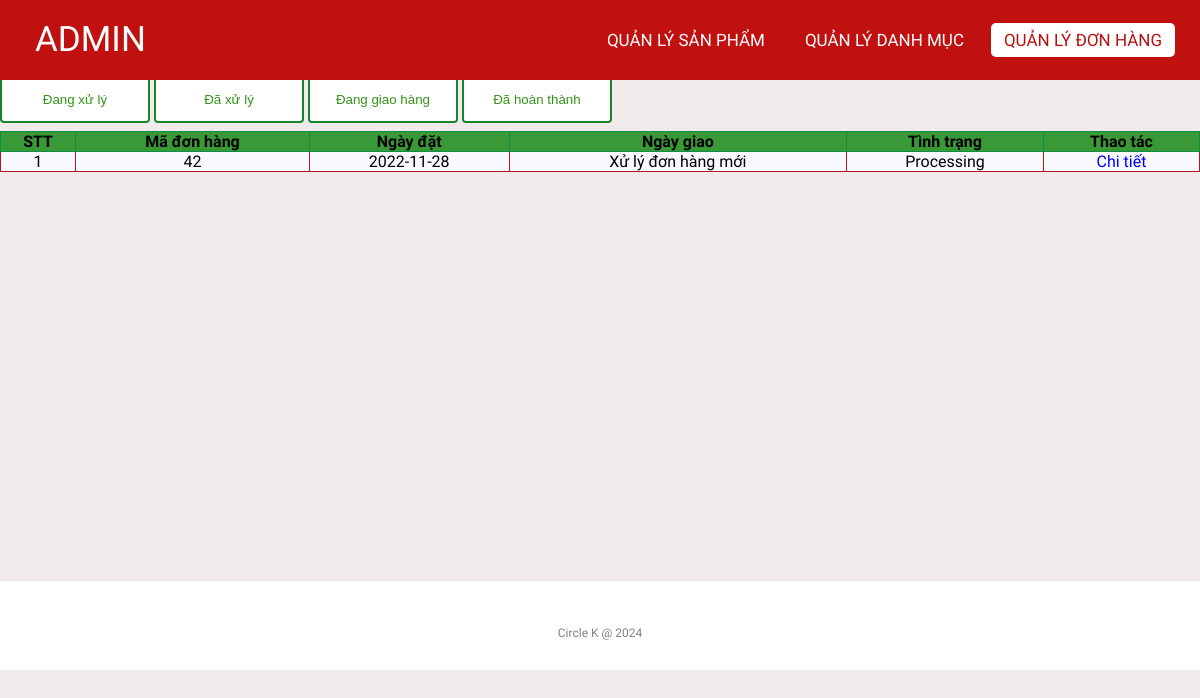
The page /admin/orderlist.php (signed in) on the database its author committed.
### tables this page shows
CREATE TABLE `orders` (
  `id` int(11) NOT NULL,
  `userId` int(11) NOT NULL,
  `createdDate` date NOT NULL,
  `receivedDate` date DEFAULT NULL,
  `status` varchar(20) NOT NULL
);

### lib/database.php (called while the page is built, shortened)
<?php
class Database extends PDO
{
  public $host   = DB_HOST;
  public $user   = DB_USER;
  public $pass   = DB_PASS;
  public $dbname = DB_NAME;
  public $link;
  private function connectDB()
  {
    $this->link = new mysqli(
      $this->host,
      $this->user,
      $this->pass,
      $this->dbname
    );
  }
  public function select($query)
  {
    $result = $this->link->query($query);
    if ($result->num_rows > 0) {
      return $result;
    } else {
      return false;
    }
  }
}

### classes/order.php (called while the page is built, shortened)
<?php
$filepath = realpath(dirname(__FILE__));
include_once($filepath . '/../lib/database.php');
?>
<?php
class order
{
    private $db;
    public function __construct()
    {
        $this->db = new Database();
    }
    public function getProcessingOrder()
    {
        $query = "SELECT * FROM orders WHERE status = 'Processing'";
        $mysqli_result = $this->db->select($query);
        if ($mysqli_result) {
            $result = mysqli_fetch_all($this->db->select($query), MYSQLI_ASSOC);
            return $result;
        }
        return false;
    }
}
?>

### admin/orderlist.php (the view, shortened to what this page needs)
<?php
include '../classes/order.php';
$order = new order();
$processingOrderList = $order->getProcessingOrder();
?>
<!DOCTYPE html>
<html lang="en">
<head>
    <link rel="stylesheet" href="css/style.css">
    <link rel="stylesheet" href="https://cdnjs.cloudflare.com/ajax/libs/font-awesome/5.15.4/css/all.min.css">
</head>
<body>
    <nav>
        <label class="logo">ADMIN</label>
        <ul>
            <li><a href="productlist.php">Quản lý Sản phẩm</a></li>
            <li><a href="categoriesList.php">Quản lý Danh mục</a></li>
            <li><a href="orderlist.php" class="active">Quản lý Đơn hàng</a></li>
        </ul>
    </nav>
    <div class="title">
        <h1>Danh sách đơn đặt hàng</h1>
    </div>
    <div class="container">
        <div class="tab">
            <button class="tablinks" onclick="openTab(event, 'Processing')">Đang xử lý</button>
            <button class="tablinks" onclick="openTab(event, 'Processed')">Đã xử lý</button>
            <button class="tablinks" onclick="openTab(event, 'Delivering')">Đang giao hàng</button>
            <button class="tablinks" onclick="openTab(event, 'Complete')">Đã hoàn thành</button>
        </div>
        <div id="Processing" class="tabcontent">
            <?php
            if ($processingOrderList) { ?>
                <table class="list">
                    <tr>
                        <th>STT</th>
                        <th>Mã đơn hàng</th>
                        <th>Ngày đặt</th>
                        <th>Ngày giao</th>
                        <th>Tình trạng</th>
                        <th>Thao tác</th>
                    </tr>
                    <?php $count = 1;
                    foreach ($processingOrderList as $key => $value) { ?>
                        <tr>
                            <td><?= $count++ ?></td>
                            <td><?= $value['id'] ?></td>
                            <td><?= $value['createdDate'] ?></td>
                            <td><?= ($value['status'] != "Processing") ? $value['receivedDate'] : "Xử lý đơn hàng mới" ?> <?=  ($value['status'] != "Complete" && $value['status'] != "Processing") ? "(Dự kiến)" : "" ?> </td>
                            <td><?= $value['status'] ?></td>
                            <td>
                                <a href="orderlistdetail.php?orderId=<?= $value['id'] ?>">Chi tiết</a>
                            </td>
                        </tr>
                    <?php }
                    ?>
                </table>
            <?php } else { ?>
                <h3>Chưa có đơn hàng nào đang xử lý</h3>
            <?php }
            ?>
        </div>
    </div>
    <footer>
        <p class="copyright">Circle K @ 2024</p>
    </footer>
</body>
</html>

### admin/css/style.css (style rules this page uses)
* { padding: 0; margin: 0; text-decoration: none; list-style: none; box-sizing: border-box; }
body { font-family: Mitr; background: rgb(240, 234, 234); }
nav { top: 0; position: fixed; background: #c11010; height: 80px; width: 100%; }
label.logo { color: white; font-size: 35px; line-height: 80px; padding: 0 35px; }
nav ul { float: right; margin-right: 20px; }
nav ul li { display: inline-block; line-height: 80px; margin: 0 5px; }
nav ul li a { color: white; font-size: 17px; padding: 7px 13px; border-radius: 3px; text-transform: uppercase; border-radius: 5px; transition: 0.5s; }
.active, a:hover { background-color: white; color: rgb(181, 18, 18); }
.container { margin-top: 30px; height: auto; }
.title { background-color: white; }
footer { padding: 30px 0; background-color:white; }
footer .copyright { margin-top: 15px; text-align: center; font-size: 12px; color: gray; }
.list { width: 100%; background-color: ghostwhite; padding: 10px; border-collapse: collapse; }
th { background-color: rgb(58, 153, 55); border: 1px solid rgb(13, 142, 69); }
td { border: 1px solid rgb(180, 24, 24); text-align: center; }
.tabcontent { height: 450px; }
.tablinks { width: 150px; background-color: white; color: rgb(50, 147, 23); padding: 14px 20px; margin: 8px 0; border: 2px solid rgb(23, 133, 41); border-radius: 4px; cursor: pointer; transition: 0.3s; }

### rows shown on the page
orders: id "42", createdDate "2022-11-28", shows "Xử lý đơn hàng mới", status "Processing"
